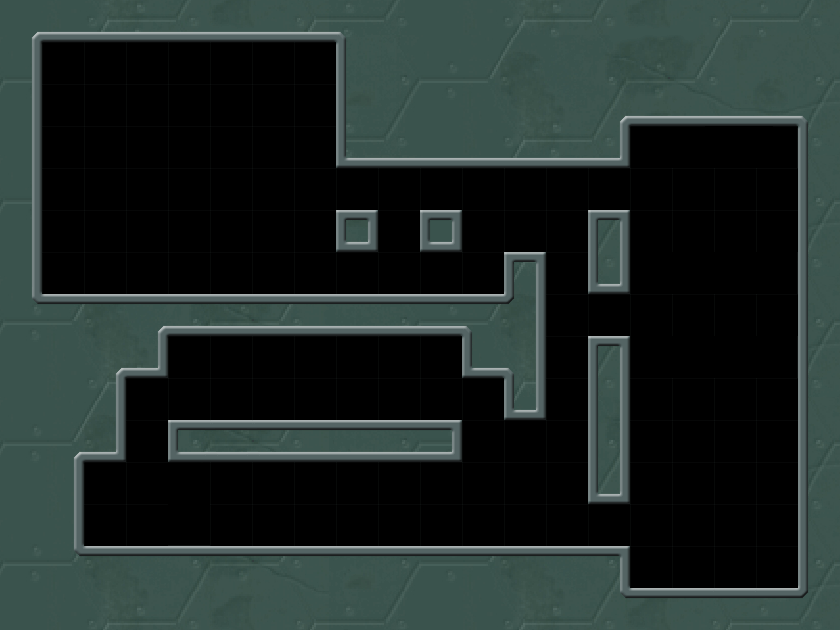

Below is a game level as drawn by its tile map, then a one-line description and the .tmx that defines it (tile-layer data replaced by summaries):
An orthogonal 20x15 tile map with 42x42 px tiles, 1 tile layer (map) and 36 objects (8x wl, 5x pt, 4x fnl, 4x dec_godeng, 3x dec_tong, ...).

<map version="1.0" orientation="orthogonal" width="20" height="15" tilewidth="42" tileheight="42">
 <tileset firstgid="1" name="level9" tilewidth="42" tileheight="42">
  <image source="level9.png" width="840" height="630" />
  <tile id="21">
   <properties>
    <property name="tag" value="1" />
   </properties>
  </tile>
 </tileset>
 <layer name="map" width="20" height="15">
  <data>[300 cells, 300 non-empty, 164 distinct tile ids]</data>
 </layer>
 <objectgroup name="data" width="20" height="15">
  <object name="tnl" x="168" y="462" width="42" height="42">
   <properties>
    <property name="dir" value="3" />
   </properties>
  </object>
  <object name="tnl" x="168" y="504" width="42" height="42">
   <properties>
    <property name="dir" value="3" />
   </properties>
  </object>
  <object name="wl" x="714" y="252" width="42" height="42" />
  <object name="wl" x="756" y="252" width="42" height="42" />
  <object name="wl" x="714" y="336" width="42" height="42" />
  <object name="wl" x="756" y="336" width="42" height="42" />
  <object name="na" x="294" y="504" width="42" height="42" />
  <object name="pt" x="42" y="252" width="42" height="42">
   <properties>
    <property name="dir" value="4" />
   </properties>
  </object>
  <object name="pt" x="42" y="84" width="42" height="42">
   <properties>
    <property name="dir" value="2" />
   </properties>
  </object>
  <object name="pt" x="294" y="84" width="42" height="42">
   <properties>
    <property name="dir" value="3" />
   </properties>
  </object>
  <object name="pt" x="294" y="168" width="42" height="42">
   <properties>
    <property name="dir" value="1" />
   </properties>
  </object>
  <object name="pt" x="462" y="504" width="42" height="42">
   <properties>
    <property name="dir" value="1" />
   </properties>
  </object>
  <object name="fnl" x="630" y="126" width="42" height="42">
   <properties>
    <property name="dir" value="1" />
   </properties>
  </object>
  <object name="wl" x="672" y="252" width="42" height="42" />
  <object name="wl" x="630" y="252" width="42" height="42" />
  <object name="wl" x="672" y="336" width="42" height="42" />
  <object name="wl" x="630" y="336" width="42" height="42" />
  <object name="ntn" x="588" y="504" width="42" height="42" />
  <object name="dec_tong" x="168" y="252" width="42" height="42">
   <properties>
    <property name="flipX" value="1" />
   </properties>
  </object>
  <object name="dec_tong" x="336" y="252" width="42" height="42" />
  <object name="dec_tong" x="378" y="252" width="42" height="42">
   <properties>
    <property name="flipX" value="1" />
   </properties>
  </object>
  <object name="dec_yuantong" x="336" y="378" width="42" height="42">
   <properties>
    <property name="flipX" value="1" />
   </properties>
  </object>
  <object name="dec_yuantong" x="252" y="378" width="42" height="42" />
  <object name="fnl" x="672" y="126" width="42" height="42">
   <properties>
    <property name="dir" value="1" />
   </properties>
  </object>
  <object name="fnl" x="756" y="126" width="42" height="42">
   <properties>
    <property name="dir" value="1" />
   </properties>
  </object>
  <object name="fnl" x="714" y="126" width="42" height="42">
   <properties>
    <property name="dir" value="1" />
   </properties>
  </object>
  <object name="emy_lang" x="84" y="252" width="42" height="42">
   <properties>
    <property name="flipX" value="1" />
    <property name="max" value="11" />
    <property name="min" value="2" />
    <property name="speed" value="1" />
   </properties>
  </object>
  <object name="emy_lang" x="126" y="252" width="42" height="42">
   <properties>
    <property name="flipX" value="1" />
    <property name="max" value="11" />
    <property name="min" value="2" />
    <property name="speed" value="1" />
   </properties>
  </object>
  <object name="emy_zhu" x="168" y="252" width="42" height="42">
   <properties>
    <property name="flipX" value="1" />
    <property name="max" value="11" />
    <property name="min" value="2" />
    <property name="speed" value="1" />
   </properties>
  </object>
  <object name="emy_zhu" x="84" y="504" width="42" height="42">
   <properties>
    <property name="flipX" value="1" />
    <property name="max" value="11" />
    <property name="min" value="1" />
   </properties>
  </object>
  <object name="emy_lang" x="168" y="378" width="42" height="42">
   <properties>
    <property name="flipX" value="1" />
    <property name="max" value="10" />
    <property name="min" value="4" />
    <property name="speed" value="1" />
   </properties>
  </object>
  <object name="dec_godeng" x="210" y="336" width="42" height="42">
   <properties>
    <property name="any" value="1" />
   </properties>
  </object>
  <object name="dec_godeng" x="378" y="336" width="42" height="42">
   <properties>
    <property name="any" value="1" />
   </properties>
  </object>
  <object name="dec_godeng" x="294" y="462" width="42" height="42">
   <properties>
    <property name="any" value="1" />
   </properties>
  </object>
  <object name="dec_godeng" x="84" y="462" width="42" height="42">
   <properties>
    <property name="any" value="1" />
   </properties>
  </object>
  <object name="emy_niao" x="630" y="378" width="42" height="42">
   <properties>
    <property name="fly" value="1" />
    <property name="max" value="13" />
    <property name="min" value="9" />
    <property name="speed" value="1" />
   </properties>
  </object>
 </objectgroup>
</map>
